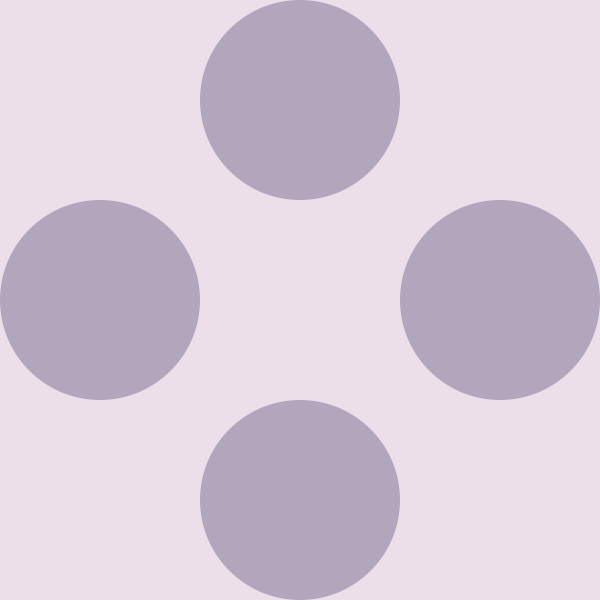
Frame 1 (no input)
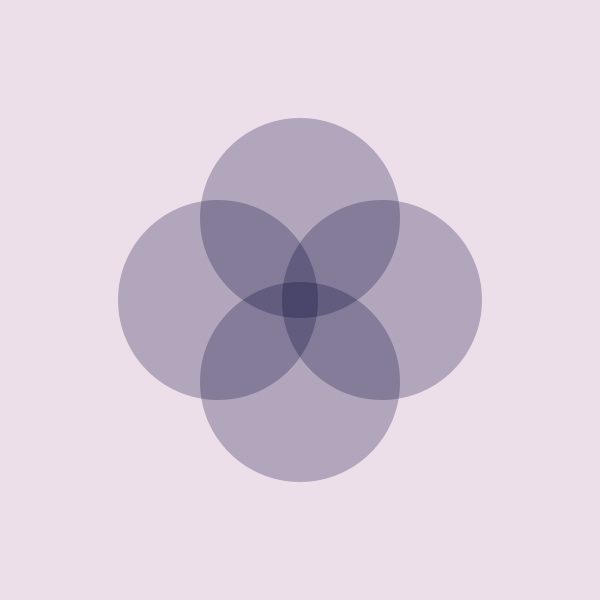
Frame 60 (the mouse pressed at the canvas centre just before this capture)
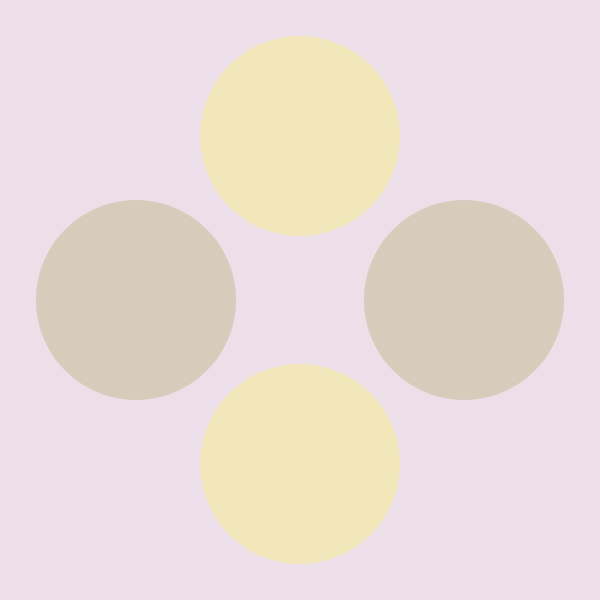
Frame 120 (the mouse held since frame 60 and released just before this capture)

The Processing sketch that drew these frames (run headless with seeded random() and noise(); from frame 60 on, the mouse is pressed at the canvas centre):

// Processing sketch: processing_55285
// ── processing_55285.pde

//*code written by Erika Sternberg

//defining variables, one for adding to positio
//second for decreasing postion and third to define radius
int a = 100;
int b = 500;
int r = 200;

//sketch draws the following once,
//stays consistant throughout sketch
void setup(){
  size (600,600);
  background (#EDDFEA,50);
  noStroke();
  smooth();
}

//this portion is constinuously redrawn
void draw() {
//second background hides trail of the circles
  background (#EDDFEA,10);
//mouse position affecting RGB values 
//gradually changes fill colour based on mouse movement
  fill (mouseX/2,mouseY/2,50,65);
  ellipse (a,height/2,r,r);
  ellipse (b,height/2,r,r);
  fill (mouseX,mouseY,50,65);
  ellipse (width/2,a,r,r);
  ellipse (width/2,b,r,r);
 
//codes defining motion 
  a += 2;
  b -= 2;
  
//if statements for repitition
  if(a>300) {
    a = 100;
  }
   if(b<300) {
    b = 500;
  }
}
